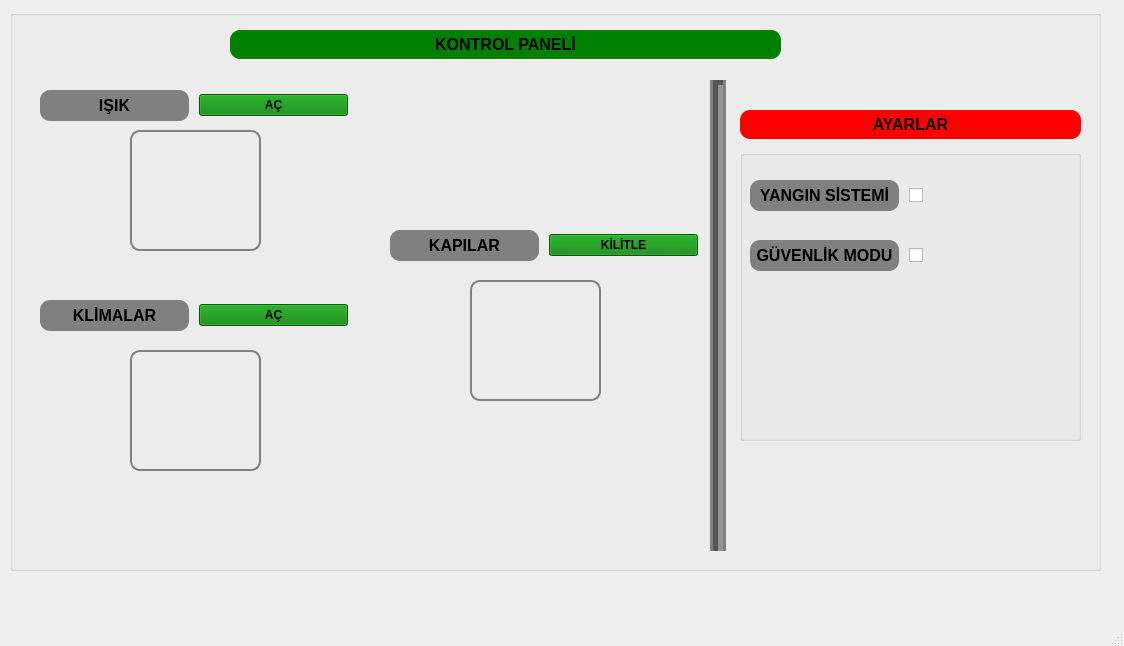
<?xml version="1.0" encoding="UTF-8"?>
<ui version="4.0">
 <class>MainWindow</class>
 <widget class="QMainWindow" name="MainWindow">
  <property name="geometry">
   <rect>
    <x>0</x>
    <y>0</y>
    <width>1124</width>
    <height>646</height>
   </rect>
  </property>
  <property name="windowTitle">
   <string>MainWindow</string>
  </property>
  <widget class="QWidget" name="centralwidget">
   <widget class="QGroupBox" name="groupBox">
    <property name="geometry">
     <rect>
      <x>10</x>
      <y>10</y>
      <width>1091</width>
      <height>561</height>
     </rect>
    </property>
    <property name="title">
     <string/>
    </property>
    <widget class="QLabel" name="label_2">
     <property name="geometry">
      <rect>
       <x>220</x>
       <y>20</y>
       <width>551</width>
       <height>29</height>
      </rect>
     </property>
     <property name="styleSheet">
      <string notr="true">background-color:green;
border-radius:10px;
</string>
     </property>
     <property name="text">
      <string>&lt;html&gt;&lt;head/&gt;&lt;body&gt;&lt;p style = &quot;text-align:center;&quot; &gt;&lt;span style=&quot; font-size:12pt; font-weight:700;&quot;&gt;KONTROL PANELİ&lt;/span&gt;&lt;/p&gt;&lt;/body&gt;&lt;/html&gt;</string>
     </property>
    </widget>
    <widget class="QWidget" name="horizontalLayoutWidget_2">
     <property name="geometry">
      <rect>
       <x>30</x>
       <y>80</y>
       <width>308</width>
       <height>31</height>
      </rect>
     </property>
     <layout class="QHBoxLayout">
      <property name="spacing">
       <number>10</number>
      </property>
      <property name="sizeConstraint">
       <enum>QLayout::SetDefaultConstraint</enum>
      </property>
      <item>
       <widget class="QLabel" name="label">
        <property name="styleSheet">
         <string notr="true">background-color:gray;
border-radius:10px;
</string>
        </property>
        <property name="text">
         <string>&lt;html&gt;&lt;head/&gt;&lt;body&gt;&lt;p style = &quot;text-align:center;&quot; &gt;&lt;span style=&quot; font-size:12pt; font-weight:700;&quot;&gt;IŞIK&lt;/span&gt;&lt;/p&gt;&lt;/body&gt;&lt;/html&gt;</string>
        </property>
       </widget>
      </item>
      <item>
       <widget class="QPushButton" name="light_button">
        <property name="styleSheet">
         <string notr="true">background:green; font-weight:700; </string>
        </property>
        <property name="text">
         <string>AÇ</string>
        </property>
        <property name="icon">
         <iconset theme="QIcon::ThemeIcon::MediaPlaybackStart">
          <normaloff>.</normaloff>.</iconset>
        </property>
       </widget>
      </item>
     </layout>
    </widget>
    <widget class="QLabel" name="label_3">
     <property name="geometry">
      <rect>
       <x>120</x>
       <y>120</y>
       <width>131</width>
       <height>121</height>
      </rect>
     </property>
     <property name="styleSheet">
      <string notr="true">border-radius:10; border:2px solid gray</string>
     </property>
     <property name="frameShape">
      <enum>QFrame::NoFrame</enum>
     </property>
     <property name="text">
      <string/>
     </property>
     <property name="textFormat">
      <enum>Qt::PlainText</enum>
     </property>
     <property name="pixmap">
      <pixmap>../images/light_off.png</pixmap>
     </property>
     <property name="scaledContents">
      <bool>true</bool>
     </property>
    </widget>
    <widget class="QWidget" name="horizontalLayoutWidget_3">
     <property name="geometry">
      <rect>
       <x>30</x>
       <y>290</y>
       <width>308</width>
       <height>31</height>
      </rect>
     </property>
     <layout class="QHBoxLayout" name="_2">
      <property name="spacing">
       <number>10</number>
      </property>
      <property name="sizeConstraint">
       <enum>QLayout::SetDefaultConstraint</enum>
      </property>
      <item>
       <widget class="QLabel" name="label_4">
        <property name="styleSheet">
         <string notr="true">background-color:gray;
border-radius:10px;
</string>
        </property>
        <property name="text">
         <string>&lt;html&gt;&lt;head/&gt;&lt;body&gt;&lt;p style = &quot;text-align:center;&quot; &gt;&lt;span style=&quot; font-size:12pt; font-weight:700;&quot;&gt;KLİMALAR&lt;/span&gt;&lt;/p&gt;&lt;/body&gt;&lt;/html&gt;</string>
        </property>
       </widget>
      </item>
      <item>
       <widget class="QPushButton" name="fan_button">
        <property name="styleSheet">
         <string notr="true">background:green; font-weight:700; </string>
        </property>
        <property name="text">
         <string>AÇ</string>
        </property>
        <property name="icon">
         <iconset theme="QIcon::ThemeIcon::MediaPlaybackStart">
          <normaloff>.</normaloff>.</iconset>
        </property>
       </widget>
      </item>
     </layout>
    </widget>
    <widget class="QLabel" name="label_5">
     <property name="geometry">
      <rect>
       <x>120</x>
       <y>340</y>
       <width>131</width>
       <height>121</height>
      </rect>
     </property>
     <property name="styleSheet">
      <string notr="true">border-radius:10; border:2px solid gray</string>
     </property>
     <property name="frameShape">
      <enum>QFrame::NoFrame</enum>
     </property>
     <property name="text">
      <string/>
     </property>
     <property name="textFormat">
      <enum>Qt::PlainText</enum>
     </property>
     <property name="pixmap">
      <pixmap>../images/fan_off.png</pixmap>
     </property>
     <property name="scaledContents">
      <bool>true</bool>
     </property>
    </widget>
    <widget class="QWidget" name="horizontalLayoutWidget_4">
     <property name="geometry">
      <rect>
       <x>380</x>
       <y>220</y>
       <width>308</width>
       <height>31</height>
      </rect>
     </property>
     <layout class="QHBoxLayout" name="_3">
      <property name="spacing">
       <number>10</number>
      </property>
      <property name="sizeConstraint">
       <enum>QLayout::SetDefaultConstraint</enum>
      </property>
      <item>
       <widget class="QLabel" name="label_6">
        <property name="sizePolicy">
         <sizepolicy hsizetype="Ignored" vsizetype="Ignored">
          <horstretch>0</horstretch>
          <verstretch>0</verstretch>
         </sizepolicy>
        </property>
        <property name="styleSheet">
         <string notr="true">background-color:gray;
border-radius:10px;
</string>
        </property>
        <property name="text">
         <string>&lt;html&gt;&lt;head/&gt;&lt;body&gt;&lt;p style = &quot;text-align:center;&quot; &gt;&lt;span style=&quot; font-size:12pt; font-weight:700;&quot;&gt;KAPILAR&lt;/span&gt;&lt;/p&gt;&lt;/body&gt;&lt;/html&gt;</string>
        </property>
        <property name="scaledContents">
         <bool>false</bool>
        </property>
       </widget>
      </item>
      <item>
       <widget class="QPushButton" name="door_button">
        <property name="styleSheet">
         <string notr="true">background:green; font-weight:700; </string>
        </property>
        <property name="text">
         <string>KİLİTLE</string>
        </property>
        <property name="icon">
         <iconset theme="QIcon::ThemeIcon::MediaPlaybackStart">
          <normaloff>.</normaloff>.</iconset>
        </property>
       </widget>
      </item>
     </layout>
    </widget>
    <widget class="QLabel" name="label_7">
     <property name="geometry">
      <rect>
       <x>460</x>
       <y>270</y>
       <width>131</width>
       <height>121</height>
      </rect>
     </property>
     <property name="styleSheet">
      <string notr="true">border-radius:10; border:2px solid gray</string>
     </property>
     <property name="frameShape">
      <enum>QFrame::NoFrame</enum>
     </property>
     <property name="text">
      <string/>
     </property>
     <property name="textFormat">
      <enum>Qt::PlainText</enum>
     </property>
     <property name="pixmap">
      <pixmap>../images/door_open.png</pixmap>
     </property>
     <property name="scaledContents">
      <bool>true</bool>
     </property>
    </widget>
    <widget class="QLabel" name="label_8">
     <property name="geometry">
      <rect>
       <x>730</x>
       <y>100</y>
       <width>341</width>
       <height>29</height>
      </rect>
     </property>
     <property name="styleSheet">
      <string notr="true">background-color:red;
border-radius:10px;
</string>
     </property>
     <property name="text">
      <string>&lt;html&gt;&lt;head/&gt;&lt;body&gt;&lt;p style = &quot;text-align:center;&quot; &gt;&lt;span style=&quot; font-size:12pt; font-weight:700;&quot;&gt;AYARLAR&lt;/span&gt;&lt;/p&gt;&lt;/body&gt;&lt;/html&gt;</string>
     </property>
    </widget>
    <widget class="Line" name="line">
     <property name="geometry">
      <rect>
       <x>700</x>
       <y>70</y>
       <width>16</width>
       <height>471</height>
      </rect>
     </property>
     <property name="styleSheet">
      <string notr="true">background-color:gray;</string>
     </property>
     <property name="lineWidth">
      <number>5</number>
     </property>
     <property name="orientation">
      <enum>Qt::Vertical</enum>
     </property>
    </widget>
    <widget class="QGroupBox" name="groupBox_2">
     <property name="geometry">
      <rect>
       <x>730</x>
       <y>140</y>
       <width>341</width>
       <height>291</height>
      </rect>
     </property>
     <property name="title">
      <string/>
     </property>
     <widget class="QWidget" name="horizontalLayoutWidget_5">
      <property name="geometry">
       <rect>
        <x>10</x>
        <y>30</y>
        <width>308</width>
        <height>31</height>
       </rect>
      </property>
      <layout class="QHBoxLayout" name="_4">
       <property name="spacing">
        <number>10</number>
       </property>
       <property name="sizeConstraint">
        <enum>QLayout::SetDefaultConstraint</enum>
       </property>
       <item>
        <widget class="QLabel" name="label_9">
         <property name="styleSheet">
          <string notr="true">background-color:gray;
border-radius:10px;
</string>
         </property>
         <property name="text">
          <string>&lt;html&gt;&lt;head/&gt;&lt;body&gt;&lt;p style = &quot;text-align:center;&quot; &gt;&lt;span style=&quot; font-size:12pt; font-weight:700;&quot;&gt;YANGIN SİSTEMİ&lt;/span&gt;&lt;/p&gt;&lt;/body&gt;&lt;/html&gt;</string>
         </property>
        </widget>
       </item>
       <item>
        <widget class="QCheckBox" name="firesystem_checkbox">
         <property name="styleSheet">
          <string notr="true"/>
         </property>
         <property name="text">
          <string/>
         </property>
        </widget>
       </item>
      </layout>
     </widget>
     <widget class="QWidget" name="horizontalLayoutWidget_6">
      <property name="geometry">
       <rect>
        <x>10</x>
        <y>90</y>
        <width>308</width>
        <height>31</height>
       </rect>
      </property>
      <layout class="QHBoxLayout" name="_5">
       <property name="spacing">
        <number>10</number>
       </property>
       <property name="sizeConstraint">
        <enum>QLayout::SetDefaultConstraint</enum>
       </property>
       <item>
        <widget class="QLabel" name="label_10">
         <property name="styleSheet">
          <string notr="true">background-color:gray;
border-radius:10px;
</string>
         </property>
         <property name="text">
          <string>&lt;html&gt;&lt;head/&gt;&lt;body&gt;&lt;p style = &quot;text-align:center;&quot; &gt;&lt;span style=&quot; font-size:12pt; font-weight:700;&quot;&gt;GÜVENLİK MODU&lt;/span&gt;&lt;/p&gt;&lt;/body&gt;&lt;/html&gt;</string>
         </property>
        </widget>
       </item>
       <item>
        <widget class="QCheckBox" name="securitymode_checkbox">
         <property name="styleSheet">
          <string notr="true"/>
         </property>
         <property name="text">
          <string/>
         </property>
        </widget>
       </item>
      </layout>
     </widget>
    </widget>
   </widget>
  </widget>
  <widget class="QMenuBar" name="menubar">
   <property name="geometry">
    <rect>
     <x>0</x>
     <y>0</y>
     <width>1124</width>
     <height>26</height>
    </rect>
   </property>
  </widget>
  <widget class="QStatusBar" name="statusbar"/>
 </widget>
 <resources/>
 <connections/>
</ui>
